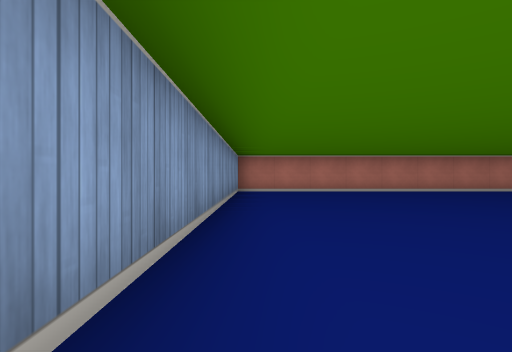
View 1 (above)

24 first-person views from a walk through a cub3D level. The camera is about half as high as the walls, looks level and sees 80° across. The floor is counted in squares. Each view is taken from the middle of a square. On the plan, view 1 faces up. The plan holds only what a view shows up to about 9 squares ahead; the rest is blank. The place goes on beyond the plan.

View 2
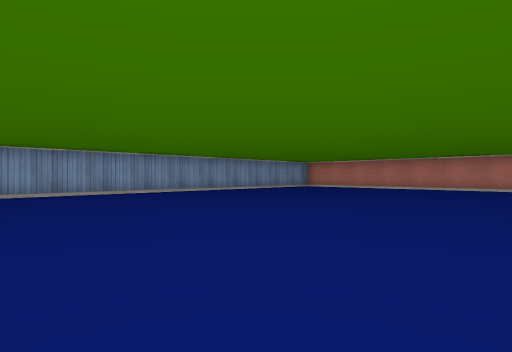

View 3
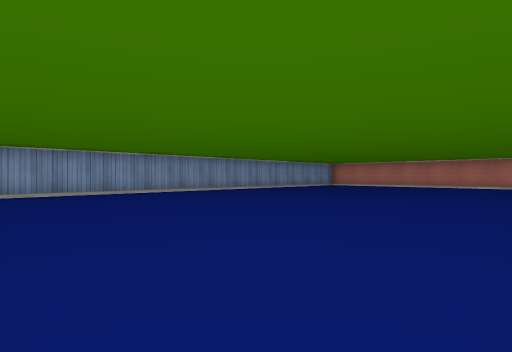

View 4
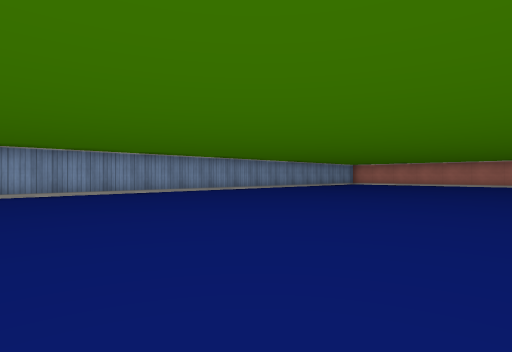

View 5
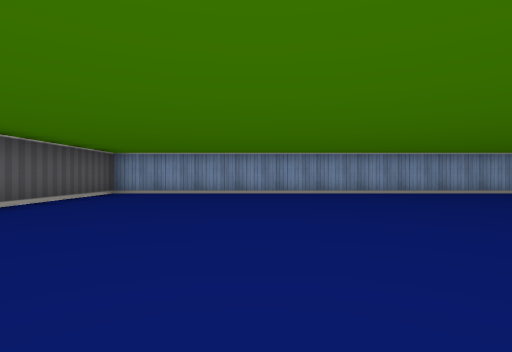

View 6
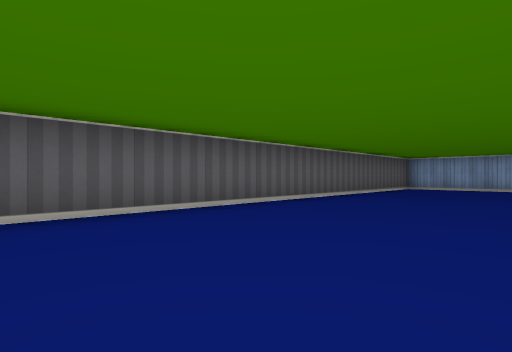

View 7
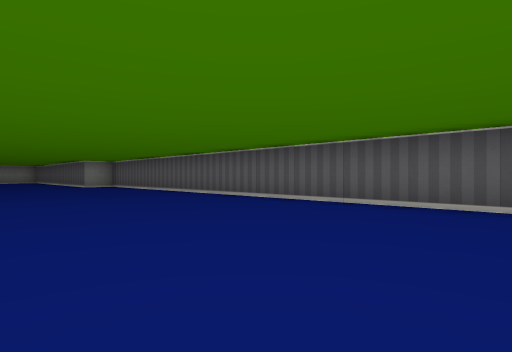

View 8
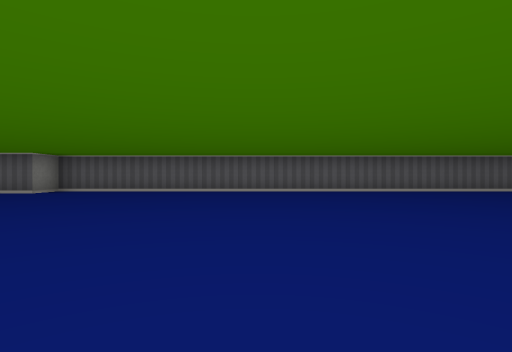

View 9
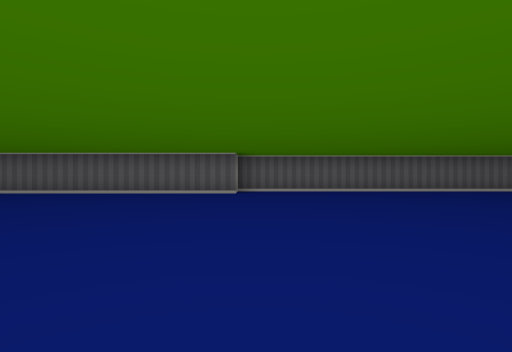

View 10
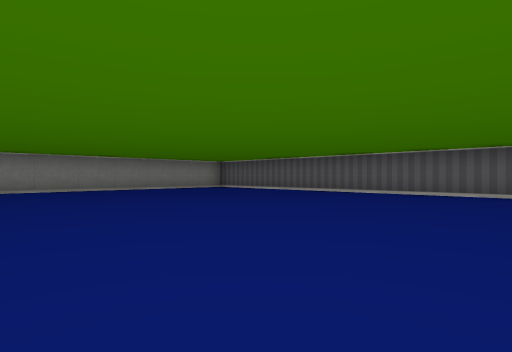

View 11
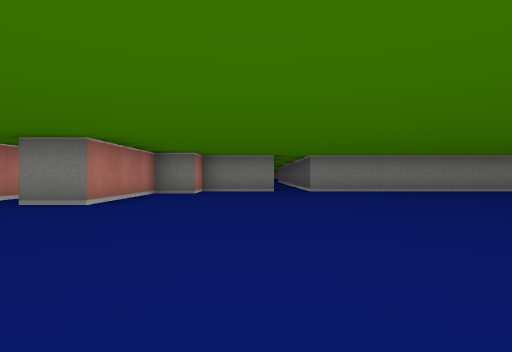

View 12
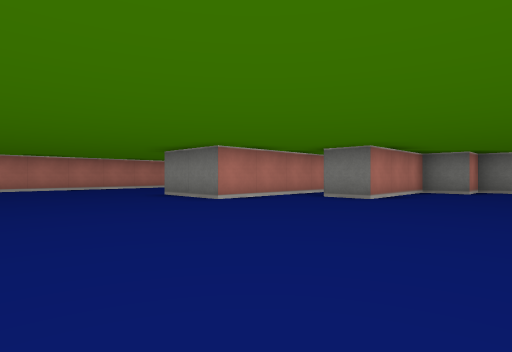

View 13
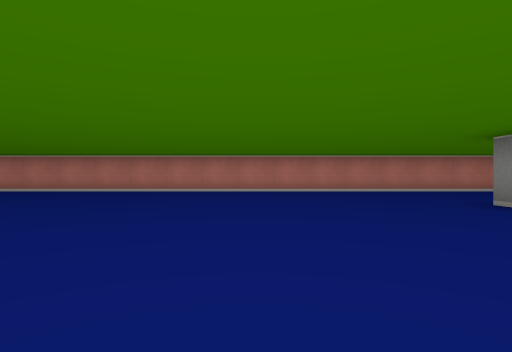

View 14
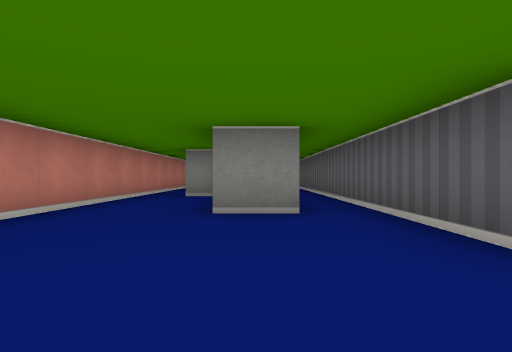

View 15
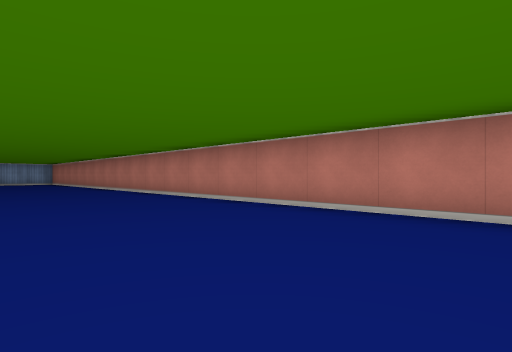

View 16
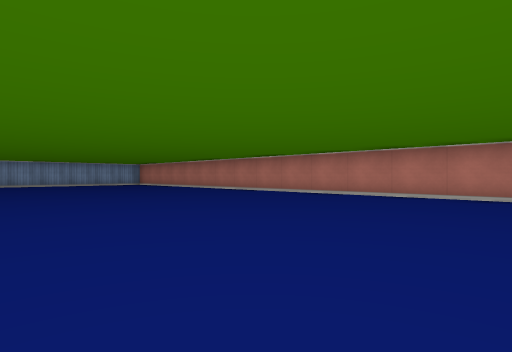

View 17
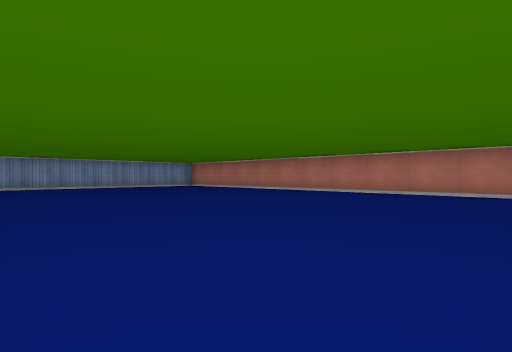

View 18
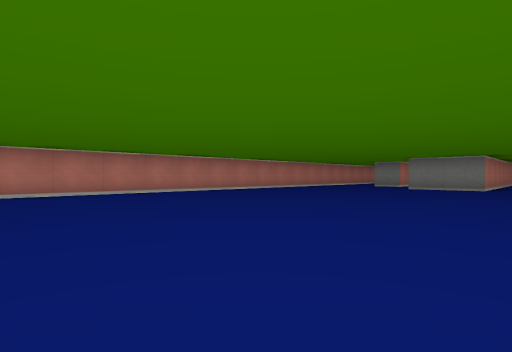

View 19
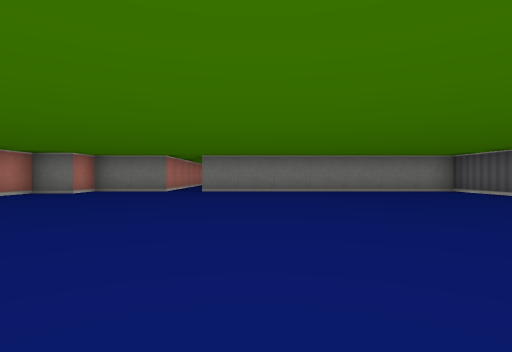

View 20
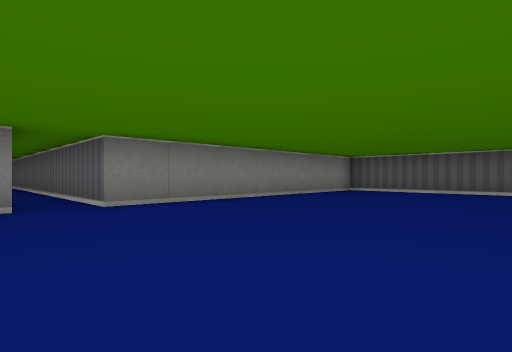

View 21
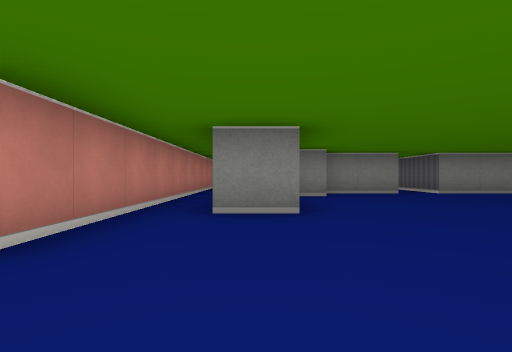

View 22
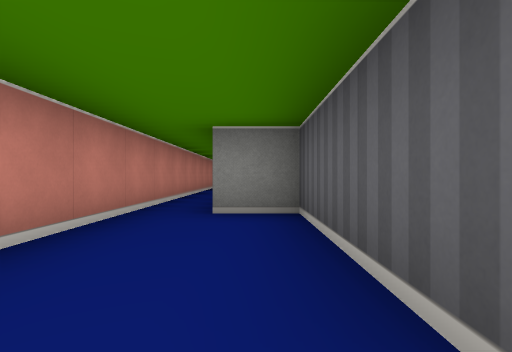

View 23
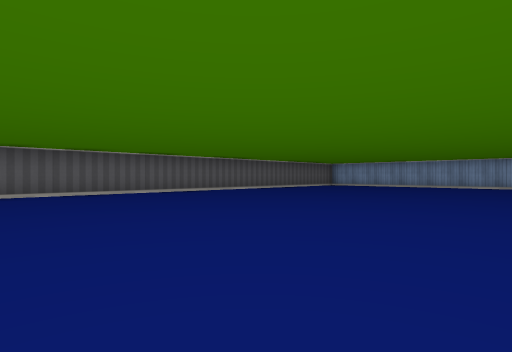

View 24
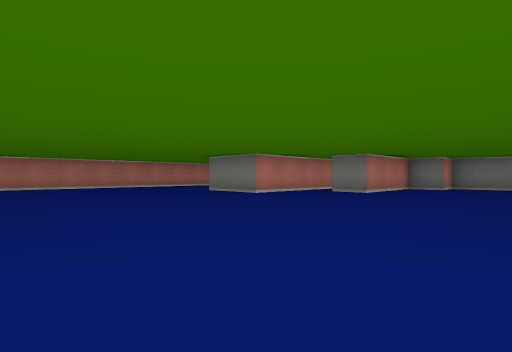

### Floor plan
Points are (right, up) in squares from view 1. A wall is a line through its corners. A room is listed if a view was taken in it or the views show most of it. See-through windows are left out.
Room 1 (views 1, 2, 3, 4, 5, 6, 7, 8, 9, 10, 11, 12, 13, 14, 15, 16, 17, 18, 19, 20, 21, 22, 23, 24)
walls: (25.5, 5.5) (25.5, 6.5) (28.5, 6.5) (28.5, 7.5); (30, -2.5) (29.5, -2.5) (29.5, -0.5) (28.5, -0.5) (28.5, 0.5) (25.5, 0.5) (25.5, 1.5); (30.9, 2.5) (23.5, 2.5) (23.5, 4.5) (31, 4.5); (-0.5, 8.1) (-0.5, -11.5) (20.5, -11.5) (20.5, -10.5) (29.5, -10.5) (29.5, -3.5) (36.2, -3.5); (33.9, 8.5) (-0.5, 8.5)

Positions as (right, up) in squares from view 1, and headings:
1: (0, 0), facing up
2: (7, -2), facing up-left
3: (7, -4), facing up-left
4: (7, -6), facing up-left
5: (7, -8), facing left
6: (10, -8), facing down-left
7: (8, -7), facing down-right
8: (15, -3), facing down
9: (20, -3), facing down
10: (20, -3), facing down-right
11: (21, -2), facing right
12: (20, -2), facing up-right
13: (20, 0), facing up
14: (22, 6), facing right
15: (17, 5), facing up-left
16: (14, 2), facing up-left
17: (11, 1), facing up-left
18: (13, 1), facing up-right
19: (21, -5), facing right
20: (25, -2), facing down-right
21: (22, 1), facing right
22: (25, 7), facing right
23: (12, -4), facing down-left
24: (18, -3), facing up-right
